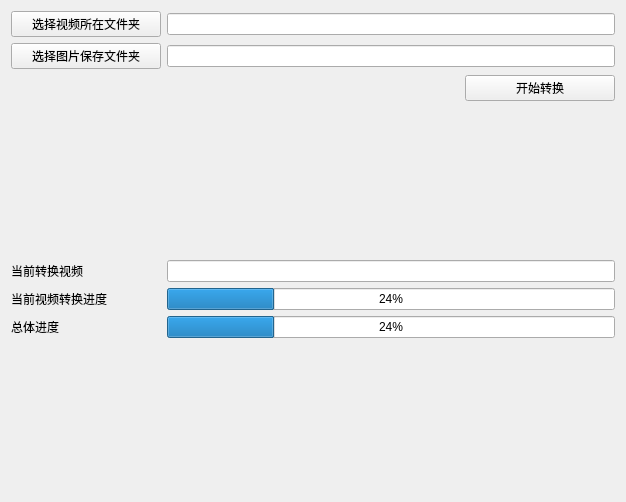
<?xml version="1.0" encoding="UTF-8"?>
<ui version="4.0">
 <class>Form</class>
 <widget class="QWidget" name="Form">
  <property name="geometry">
   <rect>
    <x>0</x>
    <y>0</y>
    <width>626</width>
    <height>502</height>
   </rect>
  </property>
  <property name="windowTitle">
   <string/>
  </property>
  <layout class="QVBoxLayout" name="verticalLayout_3">
   <item>
    <layout class="QVBoxLayout" name="verticalLayout">
     <item>
      <layout class="QHBoxLayout" name="horizontalLayout">
       <item>
        <widget class="QPushButton" name="btnOpenVideosDir">
         <property name="minimumSize">
          <size>
           <width>150</width>
           <height>0</height>
          </size>
         </property>
         <property name="maximumSize">
          <size>
           <width>150</width>
           <height>16777215</height>
          </size>
         </property>
         <property name="text">
          <string>选择视频所在文件夹</string>
         </property>
        </widget>
       </item>
       <item>
        <widget class="QLineEdit" name="editVideosDir"/>
       </item>
      </layout>
     </item>
     <item>
      <layout class="QHBoxLayout" name="horizontalLayout_2">
       <item>
        <widget class="QPushButton" name="btnOpenImagesDir">
         <property name="minimumSize">
          <size>
           <width>150</width>
           <height>0</height>
          </size>
         </property>
         <property name="maximumSize">
          <size>
           <width>150</width>
           <height>16777215</height>
          </size>
         </property>
         <property name="text">
          <string>选择图片保存文件夹</string>
         </property>
        </widget>
       </item>
       <item>
        <widget class="QLineEdit" name="editImagesDir"/>
       </item>
      </layout>
     </item>
     <item>
      <layout class="QHBoxLayout" name="horizontalLayout_3">
       <item>
        <spacer name="horizontalSpacer">
         <property name="orientation">
          <enum>Qt::Horizontal</enum>
         </property>
         <property name="sizeHint" stdset="0">
          <size>
           <width>40</width>
           <height>20</height>
          </size>
         </property>
        </spacer>
       </item>
       <item>
        <widget class="QPushButton" name="btnStartConvert">
         <property name="minimumSize">
          <size>
           <width>150</width>
           <height>0</height>
          </size>
         </property>
         <property name="maximumSize">
          <size>
           <width>150</width>
           <height>16777215</height>
          </size>
         </property>
         <property name="text">
          <string>开始转换</string>
         </property>
        </widget>
       </item>
      </layout>
     </item>
    </layout>
   </item>
   <item>
    <spacer name="verticalSpacer">
     <property name="orientation">
      <enum>Qt::Vertical</enum>
     </property>
     <property name="sizeHint" stdset="0">
      <size>
       <width>20</width>
       <height>146</height>
      </size>
     </property>
    </spacer>
   </item>
   <item>
    <layout class="QVBoxLayout" name="verticalLayout_2">
     <item>
      <layout class="QHBoxLayout" name="horizontalLayout_4">
       <item>
        <widget class="QLabel" name="label">
         <property name="minimumSize">
          <size>
           <width>150</width>
           <height>0</height>
          </size>
         </property>
         <property name="maximumSize">
          <size>
           <width>150</width>
           <height>16777215</height>
          </size>
         </property>
         <property name="text">
          <string>当前转换视频</string>
         </property>
        </widget>
       </item>
       <item>
        <widget class="QLineEdit" name="editNowVideo"/>
       </item>
      </layout>
     </item>
     <item>
      <layout class="QHBoxLayout" name="horizontalLayout_6">
       <item>
        <widget class="QLabel" name="label_2">
         <property name="minimumSize">
          <size>
           <width>150</width>
           <height>0</height>
          </size>
         </property>
         <property name="maximumSize">
          <size>
           <width>150</width>
           <height>16777215</height>
          </size>
         </property>
         <property name="text">
          <string>当前视频转换进度</string>
         </property>
        </widget>
       </item>
       <item>
        <widget class="QProgressBar" name="progressNow">
         <property name="value">
          <number>24</number>
         </property>
        </widget>
       </item>
      </layout>
     </item>
     <item>
      <layout class="QHBoxLayout" name="horizontalLayout_5">
       <item>
        <widget class="QLabel" name="label_3">
         <property name="minimumSize">
          <size>
           <width>150</width>
           <height>0</height>
          </size>
         </property>
         <property name="maximumSize">
          <size>
           <width>150</width>
           <height>16777215</height>
          </size>
         </property>
         <property name="text">
          <string>总体进度</string>
         </property>
        </widget>
       </item>
       <item>
        <widget class="QProgressBar" name="progressTotal">
         <property name="value">
          <number>24</number>
         </property>
        </widget>
       </item>
      </layout>
     </item>
    </layout>
   </item>
   <item>
    <spacer name="verticalSpacer_2">
     <property name="orientation">
      <enum>Qt::Vertical</enum>
     </property>
     <property name="sizeHint" stdset="0">
      <size>
       <width>20</width>
       <height>145</height>
      </size>
     </property>
    </spacer>
   </item>
  </layout>
 </widget>
 <resources/>
 <connections/>
</ui>
